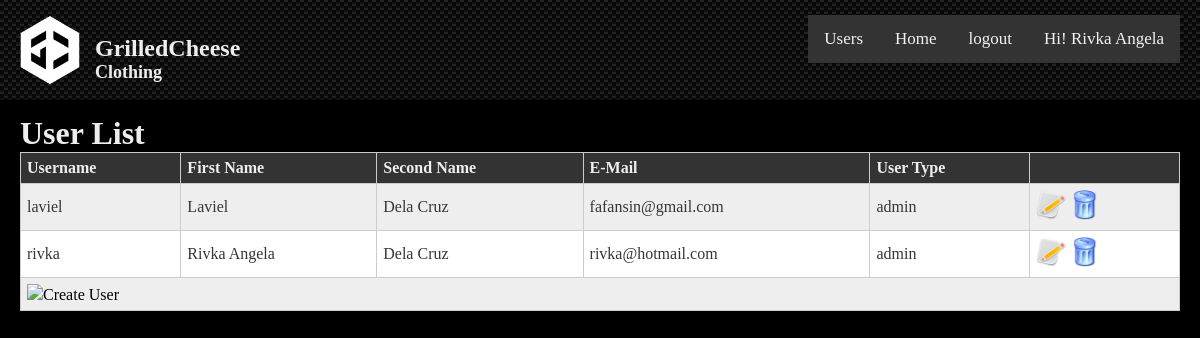
Screenshot of /admin/users.php (signed in) with the database file from the repository.
### tables this page shows
CREATE TABLE `users` (
  `id` int(11) unsigned NOT NULL AUTO_INCREMENT,
  `username` varchar(255) NOT NULL DEFAULT '',
  `first_name` text,
  `last_name` text,
  `password` text NOT NULL,
  `email` text NOT NULL,
  `usertype` int(11) NOT NULL,
  PRIMARY KEY (`id`),
  UNIQUE KEY `username` (`username`)
);

CREATE TABLE `user_types` (
  `id` int(11) unsigned NOT NULL AUTO_INCREMENT,
  `name` varchar(30) NOT NULL DEFAULT '',
  PRIMARY KEY (`id`)
);

### lib/functions.php (called while the page is built, shortened)
<?php
	function get_results($query){
		global $db;
		$result = $db->query($query);
		$list = array();
		while($row = $result->fetch_assoc()){
			$item = new stdClass();
			foreach($row as $key => $value){
				$item->$key = $value;
			}
			array_push($list, $item);
		}
		return $list;
	}
?>

### admin/users.php (the view)
<?php require_once "header-admin.php";
	$users = get_results("SELECT u.id as ID, username, first_name, last_name, email, t.name as user_type FROM users u LEFT JOIN user_types t ON u.usertype = t.id");
?>
	<h1>User List</h1>
    <table>
        <thead>
            <tr>
                <th>Username</th>
                <th>First Name</th>
                <th>Second Name</th>
                <th>E-Mail</th>
                <th>User Type</th>
                <th></th>
            </tr>
        <tbody>
            <?php foreach($users as $user): ?>
            <tr>
                <td><?php echo $user->username;?></td>
                <td><?php echo $user->first_name;?></td>
                <td><?php echo $user->last_name;?></td>
                <td><?php echo $user->email;?></td>
                <td><?php echo $user->user_type;?></td>
                <td>
                	<a href="user-detail.php?action=edit&id=<?php echo $user->ID; ?>"><img title="edit" class="icon-buttons" src="/assets/images/edit-icon.png"/></a>
                	<a href="user-detail.php?action=delete&id=<?php echo $user->ID; ?>"><img title="delete" class="icon-buttons" src="/assets/images/delete-icon.png"/></a>
                </td>
            </tr>
            <?php endforeach ?>
        </tbody>
        <tfoot>
        <tr>
        	<td colspan="99">
            <div class="button-link">
                <a href="user-detail.php?action=new"><img class="icon-buttons" src="/assets/images/add-icon.png"/><span>Create User</span></a>
            </div>
            </td>
        </tr>
        </tfoot>
    </table>
<?php require_once "footer-admin.php"; ?>

### assets/css/main-style.css (style rules this page uses)
* { box-sizing:border-box; }
body { margin:0 auto; background-color:#000; color:#EEE; font-family: trebuchet ms; }
H1, H2, H3, H4, H5 { margin:0; }
a, a:link, a:visited { color:#eee; text-decoration:none; }
img { width:100%; height:auto; }
table { width: 100%; border-collapse: collapse; color:#363636; }
tr { background:#fff; }
tr:nth-of-type(odd) { background: #eee; }
th { background: #333; color: #eee; font-weight: bold; }
td, th { padding: 6px; border: 1px solid #ccc; text-align: left; }
table a, table a:visited { color:#000000 !important; }
.icon-buttons { width:30px; }

### rows the page displays
users: username "laviel", first_name "Laviel", last_name "Dela Cruz", email "fafansin@gmail.com", user_types.name "admin"
users: username "rivka", first_name "Rivka Angela", last_name "Dela Cruz", email "rivka@hotmail.com", user_types.name "admin"

### other values shown
$user->firstname "Rivka Angela"
